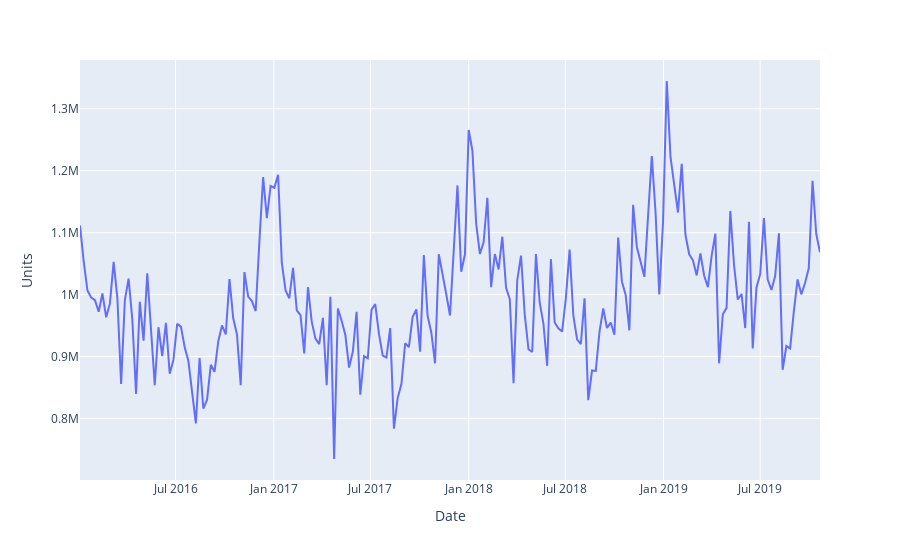

Source (notebook cell):
### Code cell
fig = px.line(x=weekly.index, y=weekly, labels={'x':'Date', 'y':'Units'})
fig.show()

### Figure 1 — Plotly figure (JSON) as saved in the notebook; plotly's stock layout.template omitted (floating-point values rounded to 4 significant figures; data arrays with more than 128 entries replaced by an {"elided": "..."} marker saying what was removed)
{"data": [{"hovertemplate": "Date=%{x}<br>Units=%{y}<extra></extra>", "legendgroup": "", "line": {"color": "#636efa", "dash": "solid"}, "mode": "lines", "name": "", "orientation": "v", "showlegend": false, "type": "scatter", "x": {"elided": "199 str values"}, "xaxis": "x", "y": {"elided": "199 int values"}, "yaxis": "y"}], "layout": {"legend": {"tracegroupgap": 0}, "margin": {"t": 60}, "xaxis": {"anchor": "y", "domain": [0, 1], "title": {"text": "Date"}}, "yaxis": {"anchor": "x", "domain": [0, 1], "title": {"text": "Units"}}}}
